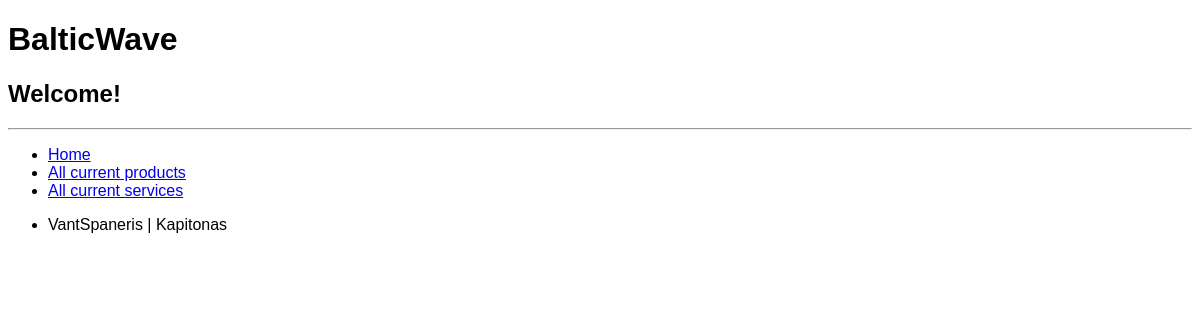
Page /balticwave/products/ on the earlier database version.
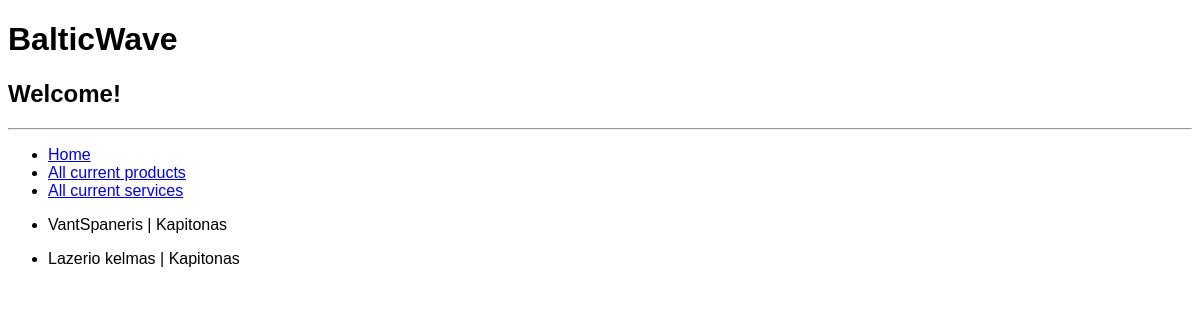
Same page on the later database version.
### balticwave/models.py (models this page shows)
class Product(models.Model):
    product_name = models.CharField('Product name', max_length=200)
    seller = models.ForeignKey('Sailor', on_delete=models.CASCADE, blank=True)
    price = models.FloatField('Price', null=True, blank=True, default=None)
    description = HTMLField()
    insDate = models.DateTimeField('Instance date', auto_now_add=True)
    type = models.ManyToManyField('ProductType')
    LOAN_STATUS = (
        ('a', 'Available'),
        ('r', 'Reserved'),
        ('t', 'Sold'),
    )
    status = models.CharField(
        max_length=1,
        choices=LOAN_STATUS,
        blank=True,
        default='a',
        help_text='Status',
    )
    def __str__(self):
        return (f'{self.product_name} | {self.seller}')

class Sailor(models.Model):
    nickname = models.CharField('Nickname', max_length=50)
    birth_day = models.DateField('Date of birth')
    def __str__(self):
        return self.nickname

### balticwave/views.py (the view)
# urls.py: path('products/', views.ProductListView.as_view(), name='products')
class ProductListView(generic.ListView):
    model = Product
    template_name = 'products.html'
    context_object_name = 'products'

### balticwave/templates/products.html
{% extends "base.html" %}
{% block content %}
{% for product in products %}
<ul>
    <li>{{ product }}</li>
</ul>
{% endfor %}
{% endblock %}

### balticwave/templates/base.html (shortened to what this page needs)
<!DOCTYPE html>
<html lang="en">
<head>
    {% load static %}
    <link rel=stylesheet href="{% static 'css/style.css' %}">
</head>
<body>
<h1>BalticWave</h1>
<h2>Welcome!</h2>
<hr>
<ul>
    <li><a href="{% url 'home' %}">Home</a></li>
    <li><a href="{% url 'products' %}">All current products</a></li>
    <li><a href="#">All current services</a></li>
</ul>
{% block content %}{% endblock %}
</body>
</html>

### balticwave/static/css/style.css (style rules this page uses)
* { font-family: Verdana, sans-serif; }

Differences in the rows shown:
added Product: product_name+seller "Lazerio kelmas | Kapitonas"
